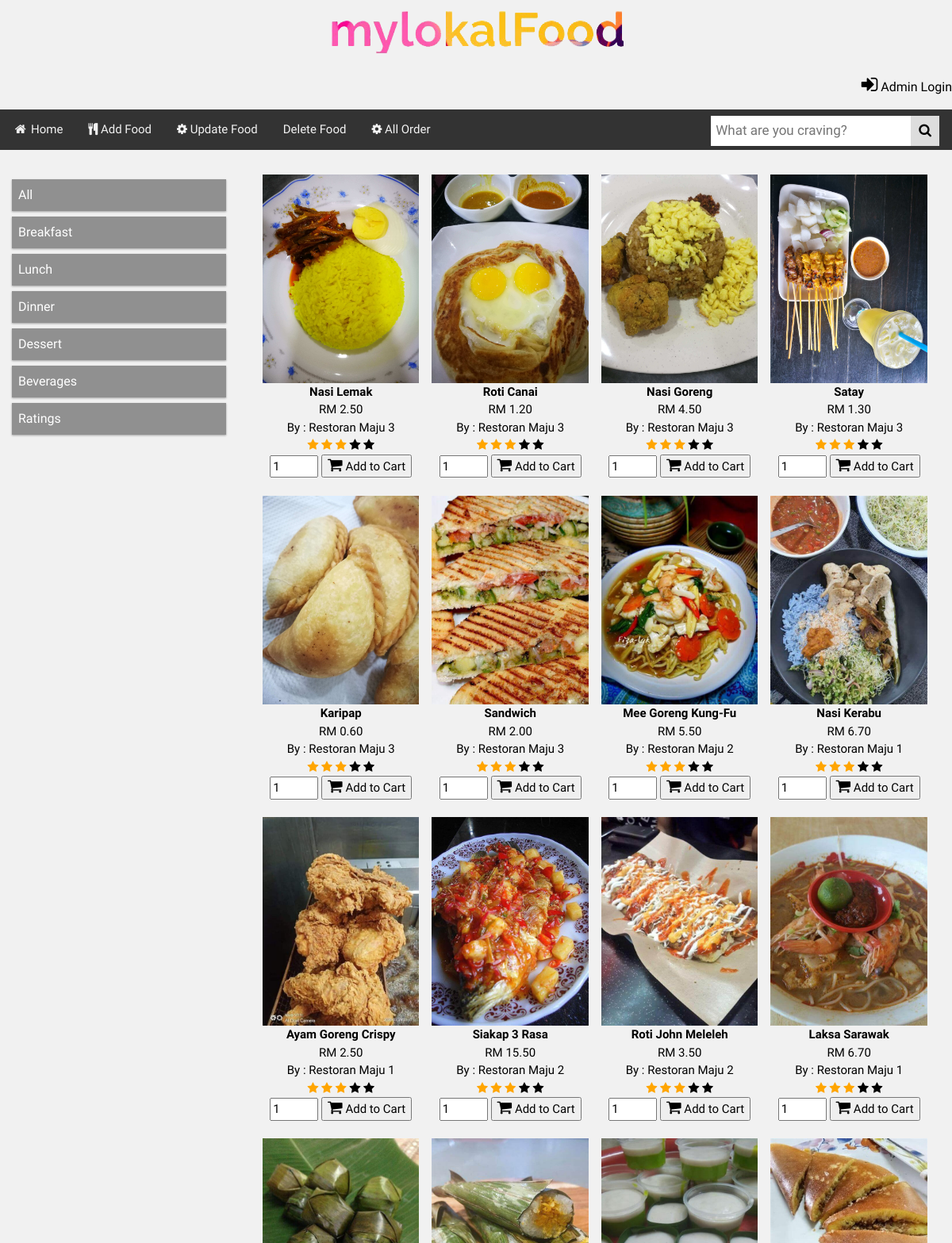
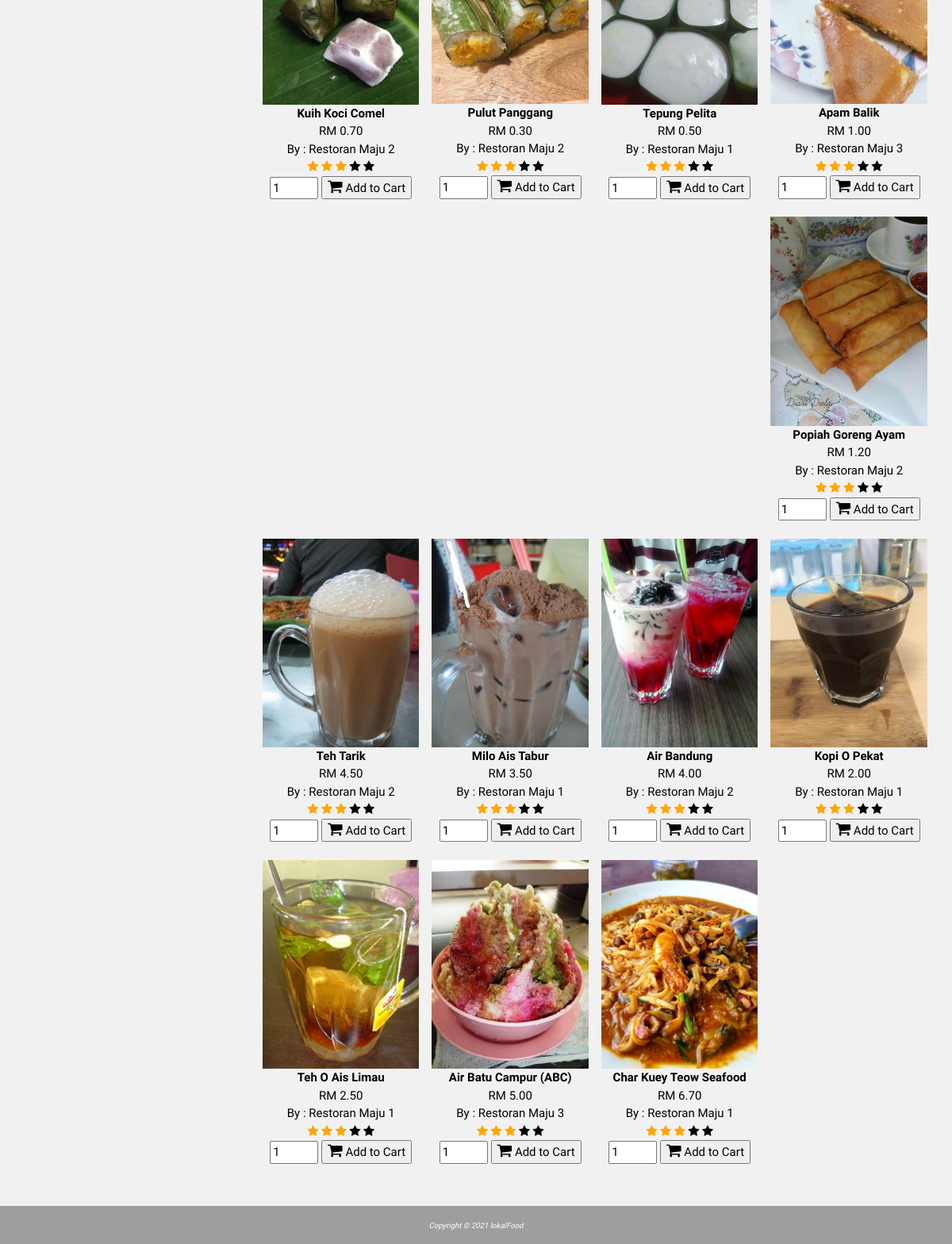
The page /admin/admin_index.php on the database its author committed (2 pictures, top to bottom).
### tables this page shows
CREATE TABLE `food` (
  `food_id` int(11) NOT NULL,
  `rest_id` int(11) NOT NULL COMMENT 'restaurant id',
  `food_name` varchar(100) NOT NULL COMMENT 'menu name',
  `food_cat` int(1) NOT NULL,
  `food_price` float(8,2) NOT NULL,
  `food_img` varchar(255) NOT NULL,
  `food_availability` int(11) NOT NULL
);

CREATE TABLE `restaurant` (
  `rest_id` int(11) NOT NULL,
  `admin_id` int(11) NOT NULL COMMENT 'The admin_id to manage the restaurant',
  `rest_name` varchar(50) NOT NULL,
  `rest_location` varchar(50) NOT NULL,
  `rest_rating` int(2) NOT NULL
);

### admin/admin_index.php (the view, shortened to what this page needs)
<?php
include("include/config.php");
?>
<!DOCTYPE html>
<html>
<head>
<link rel="stylesheet" type="text/css" href="css/w3.css">
<link rel="stylesheet" type="text/css" href="css/mystyle.css">
<link rel="stylesheet" href="https://cdnjs.cloudflare.com/ajax/libs/font-awesome/4.7.0/css/font-awesome.min.css">
</head>
<body>
<header>
<?php
include("include/adminNav.php");
?>
</header>
<nav class="topnav">
<?php
include("include/admin_topNav.php");
?>
</nav>
<div class="row">
<?php
include("../include/sideNav.php");
?>
<div class="col-mid">
<div class="w3-row-padding w3-padding-16 w3-center" id="food">
<?php
if(isset($_GET['action']) && $_GET['action']=="view"){
	$food_cat = $_GET['cat'];
	$sql = "SELECT *
		FROM food, restaurant WHERE food.rest_id = restaurant.rest_id AND food_availability = 1";
}
else {
$sql = "SELECT *
		FROM food, restaurant WHERE food.rest_id = restaurant.rest_id AND food_availability = 1";
}
$result = mysqli_query($conn, $sql);
if (mysqli_num_rows($result) > 0) {
  while($row = mysqli_fetch_assoc($result)) {
?>
	<div class="w3-quarter">
	  <img src="<?php echo htmlentities($row['food_img']); ?>" style="width:100%"></img>
	  <b><?php echo htmlentities($row['food_name']);?></b><br>
	  RM <?php echo htmlentities($row['food_price']);?><br>
	  By : <?php echo htmlentities($row['rest_name']);?><br>
	 	<span class="fa fa-star checked"></span>
		<span class="fa fa-star checked"></span>
		<span class="fa fa-star checked"></span>
		<span class="fa fa-star"></span>
		<span class="fa fa-star"></span>
	<form method="post" action="cart_action.php?action=add&id=<?php echo $row['food_id'];?>">
		<input type="text" name="quantity" value="1" size="2" />
		<button type="submit"><i class="fa fa-shopping-cart" style="font-size:20px"></i> Add to Cart</button>
	</form></b><br>
	</div>
<?php
	}
}
	else {
		echo "Sorry, 0 result found";
}
?>
	</div>
	</div>
</div>
<footer>
	<div class="footer">
	<small><i>Copyright &copy; 2021 lokalFood</i></small>
	</div>
</footer>
</body>
</html>

### admin/css/w3.css (style rules this page uses)
*,*:before,*:after { box-sizing:inherit }
html { -ms-text-size-adjust:100%;-webkit-text-size-adjust:100% }
body { margin:0 }
article,aside,details,figcaption,figure,footer,header,main,menu,nav,section { display:block }
b,strong { font-weight:bolder }
small { font-size:80% }
img { border-style:none }
button,input,select,textarea,optgroup { font:inherit;margin:0 }
button,input { overflow:visible }
button,select { text-transform:none }
button,[type=button],[type=reset],[type=submit] { -webkit-appearance:button }
html,body { font-family:Verdana,sans-serif;font-size:15px;line-height:1.5 }
html { overflow-x:hidden }
img { vertical-align:middle }
.w3-container:after,.w3-container:before,.w3-panel:after,.w3-panel:before,.w3-row:after,.w3-row:before,.w3-row-padding:after,.w3-row-padding:before, .w3-cell-row:before,.w3-cell-row:after,.w3-clear:after,.w3-clear:before,.w3-bar:before,.w3-bar:after { content:"";display:table;clear:both }
.w3-col,.w3-half,.w3-third,.w3-twothird,.w3-threequarter,.w3-quarter { float:left;width:100% }
@media (min-width:601px) { .w3-col.m3,.w3-quarter { width:24.99999% } }
.w3-row-padding,.w3-row-padding>.w3-half,.w3-row-padding>.w3-third,.w3-row-padding>.w3-twothird,.w3-row-padding>.w3-threequarter,.w3-row-padding>.w3-quarter,.w3-row-padding>.w3-col { padding:0 8px }
.w3-center { text-align:center!important }
.w3-padding-16 { padding-top:16px!important;padding-bottom:16px!important }

### admin/css/mystyle.css (style rules this page uses)
* { box-sizing: border-box; }
body { font-family: "Raleway", sans-serif; background-color: #f1f1f1; }
.row::after { content: ""; clear: both; display: block; }
.footer { background-color: #9e9e9e; color: #ffffff; text-align: center; font-size: 12px; padding: 15px; }
[class*="col-"] { float: left; padding: 15px; }
.col-mid { width: 75%; }
.topnav { overflow: hidden; background-color: #333; }
.checked { color: orange; }

### rows shown on the page
food: food_img (picture), food_name "Nasi Lemak", food_price "2.50", rest.rest_name "Restoran Maju 3"
food: food_img (picture), food_name "Roti Canai", food_price "1.20", rest.rest_name "Restoran Maju 3"
food: food_img (picture), food_name "Nasi Goreng", food_price "4.50", rest.rest_name "Restoran Maju 3"
food: food_img (picture), food_name "Satay", food_price "1.30", rest.rest_name "Restoran Maju 3"
food: food_img (picture), food_name "Karipap", food_price "0.60", rest.rest_name "Restoran Maju 3"
food: food_img (picture), food_name "Sandwich", food_price "2.00", rest.rest_name "Restoran Maju 3"
food: food_img (picture), food_name "Mee Goreng Kung-Fu", food_price "5.50", rest.rest_name "Restoran Maju 2"
food: food_img (picture), food_name "Nasi Kerabu", food_price "6.70", rest.rest_name "Restoran Maju 1"
food: food_img (picture), food_name "Ayam Goreng Crispy", food_price "2.50", rest.rest_name "Restoran Maju 1"
food: food_img (picture), food_name "Siakap 3 Rasa", food_price "15.50", rest.rest_name "Restoran Maju 2"
food: food_img (picture), food_name "Roti John Meleleh", food_price "3.50", rest.rest_name "Restoran Maju 2"
food: food_img (picture), food_name "Laksa Sarawak", food_price "6.70", rest.rest_name "Restoran Maju 1"
food: food_img (picture), food_name "Kuih Koci Comel", food_price "0.70", rest.rest_name "Restoran Maju 2"
food: food_img (picture), food_name "Pulut Panggang", food_price "0.30", rest.rest_name "Restoran Maju 2"
food: food_img (picture), food_name "Tepung Pelita", food_price "0.50", rest.rest_name "Restoran Maju 1"
food: food_img (picture), food_name "Apam Balik", food_price "1.00", rest.rest_name "Restoran Maju 3"
food: food_img (picture), food_name "Popiah Goreng Ayam", food_price "1.20", rest.rest_name "Restoran Maju 2"
food: food_img (picture), food_name "Teh Tarik", food_price "4.50", rest.rest_name "Restoran Maju 2"
food: food_img (picture), food_name "Milo Ais Tabur", food_price "3.50", rest.rest_name "Restoran Maju 1"
food: food_img (picture), food_name "Air Bandung", food_price "4.00", rest.rest_name "Restoran Maju 2"
food: food_img (picture), food_name "Kopi O Pekat", food_price "2.00", rest.rest_name "Restoran Maju 1"
food: food_img (picture), food_name "Teh O Ais Limau", food_price "2.50", rest.rest_name "Restoran Maju 1"
food: food_img (picture), food_name "Air Batu Campur (ABC)", food_price "5.00", rest.rest_name "Restoran Maju 3"
food: food_img (picture), food_name "Char Kuey Teow Seafood", food_price "6.70", rest.rest_name "Restoran Maju 1"
